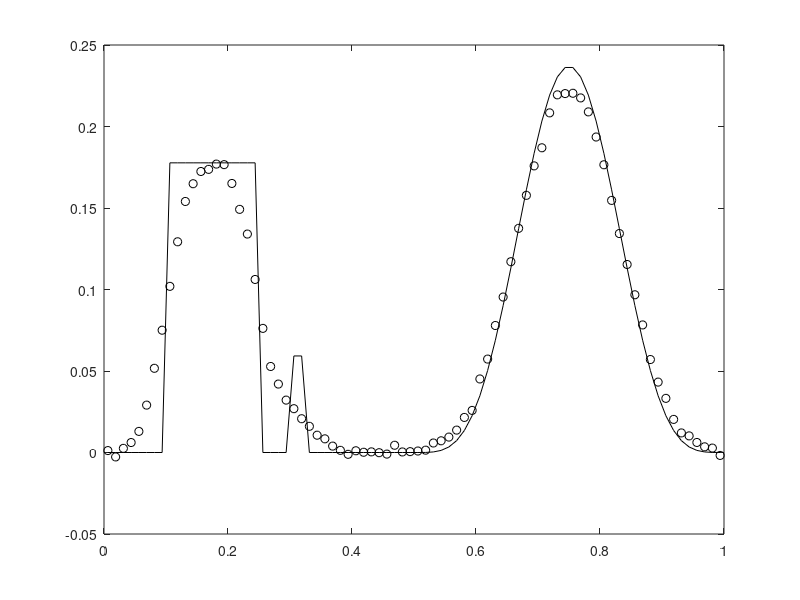

This figure's MATLAB source: (Note: this script raises an error after producing the figure.)
%  
%  1d image deblurring with independent increment IGMRF prior: 
%  spatially dependent weights are computed iteratively using 
%  Algorithm 4.1; regularization parameter is computed using GCV. 
%  Then the resulting Gaussian posterior density function is sampled 
%  using the Cholesky factorization of the matrix. 
%
%  Once the samples are computed, the sample mean is used as an estimator 
%  of the unknown image and empirical quantiles are used to compute 95%
%  credibility intervals for every unknown. 
% 
%  written by John Bardsley 2016.
%
%  This m-file was used to generate a plot in Chapter 5 of the book.
clear all, close all
path(path,'../Functions');
n = 80; % No. of grid points 
h = 1/n;
t = [h/2:h:1-h/2]';
sig = .03; % Kernel width sigma
kernel = (1/sqrt(2*pi)/sig) * exp(-(t-h/2).^2/2/sig^2);
A = toeplitz(kernel)*h;

% Next, set up true solution x_true and data b = A*x_true + error.
x_true = 50*(.75*(.1<t&t<.25) + .25*(.3<t&t<.32) + (.5<t&t<1).*sin(2*pi*t).^4);
x_true = x_true/norm(x_true);
Ax = A*x_true;
err_lev = 2; % Percent error in data
sigma = err_lev/100 * norm(Ax) / sqrt(n);
eta =  sigma * randn(n,1);
b = Ax + eta;
figure(1),
plot(t,x_true,'k',t,b,'ko')

% First derivative matrix D for the increments with Neumann BC
D      = spdiags([-ones(n,1) ones(n,1)],[0 1],n-1,n);

% Edge-preserving reconstruction algorithm as defined in Algorithm 4.1.
niters = 10; % number of iterations of Algorithm 4.1
for i=1:niters
    % Compute the weight matrix.
    if i==1, G = speye(n-1,n-1);
    else,    G = diag(1./sqrt((D*xalpha).^2+.001)); end
    % Define the prior precision.
    L = D'*G*D;
    % Compute GCV choice of alpha.
    RegFun = @(a) norm(A*((A'*A+(10^a)*L)\(A'*b))-b)^2/(n-trace(A*((A'*A+(10^a)*L)\A')))^2;
    alpha  = 10^fminbnd(RegFun,-16,0);
    % Compute the Tikhonov regularized solution.
    xalpha = (A'*A+alpha*L)\(A'*b);
    fprintf('iteration = %d\n',i)
end

% Sample from the posterior with prior precision outputed by Algorithm 4.1
% First, estimate lambda and delta and compute xMAP.
lambda  = 1/var(b-A*xalpha);
delta   = alpha*lambda;
R       = chol(lambda*A'*A + delta*L);
xMAP    = R\(R'\(lambda*A'*b));
% Next, sample from the posterior p(x|b,\lambda,delta)
nsamps  = 1000;
xsamp   = repmat(xMAP,1,nsamps) + R\randn(n,nsamps);
% Finally, compute the mean and 95% credibility intervals and plot.
xmean   = mean(xsamp,2);
xquants = plims(xsamp',[0.025,0.975])';
figure(2)
plot(t,x_true,'b-',t,xquants(:,1),'k--',t,xquants(:,2),'k--',t,xmean,'k-')